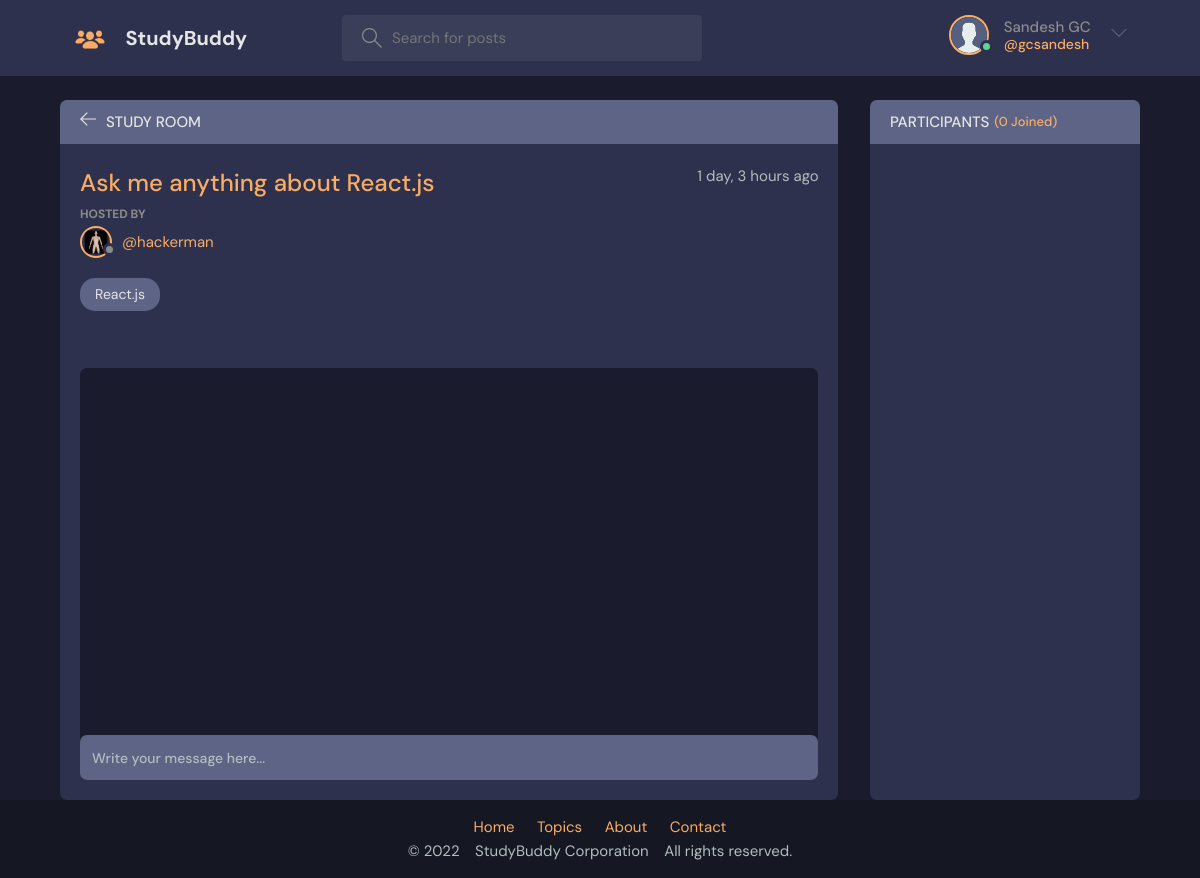
Before: /room/26/ (signed in) with the older database file.
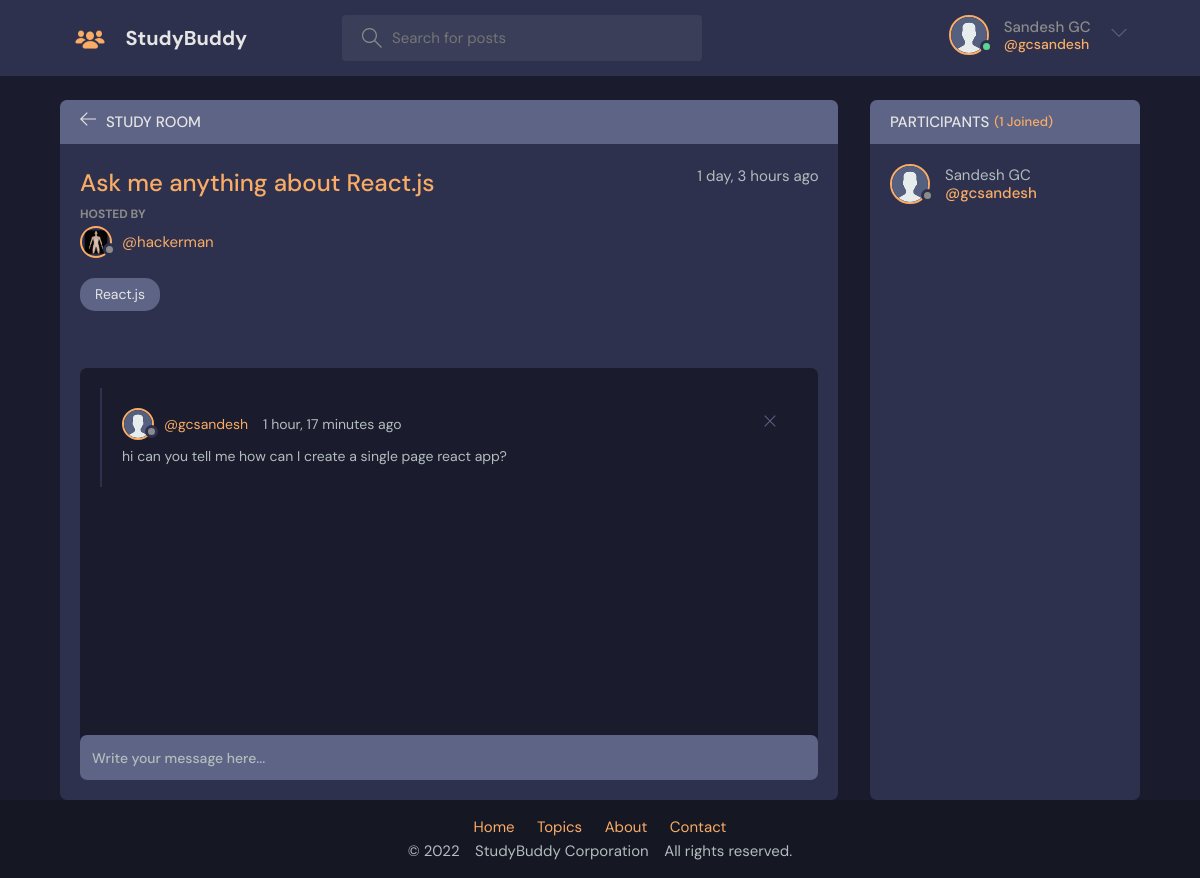
After: the same page with the newer database file.
### base/models.py (models this page shows, shortened)
class User(AbstractUser):
    name = models.CharField(max_length=200, null=True)
    email = models.EmailField(unique=True, null=True)
    bio = models.TextField(null=True)
    avatar = models.ImageField(null=True, default="avatar.svg")
    USERNAME_FIELD = 'email'
    REQUIRED_FIELDS = []

class Message(models.Model):
    user = models.ForeignKey(User, on_delete=models.CASCADE)
    room = models.ForeignKey(Room, on_delete=models.CASCADE)
    body = models.TextField()
    updated = models.DateTimeField(auto_now=True)
    created = models.DateTimeField(auto_now_add=True)
    class Meta:
        ordering = ['-updated', '-created']

### base/views.py (the view)
# urls.py: path('room/<str:pk>/', views.room, name="room"),
def room(request, pk):
    room = Room.objects.get(id=pk)
    room_messages = room.message_set.all()
    participants = room.participants.all()
    if request.user in User.objects.all():
        if request.method == 'POST':
            message = Message.objects.create(
                user=request.user,
                room=room,
                body=request.POST.get('body')
            )
            room.participants.add(request.user)
            return redirect('room', pk=room.id)
    else:
        return render(request,'base/errorpage.html')
    context = {'room': room, 'room_messages': room_messages,
               'participants': participants, 'topicscount':topicscount}
    return render(request, 'base/room.html', context)

### base/models.py (called while the page is built)
    def __str__(self):
        return self.name

### base/templates/base/room.html (shortened to what this page needs)
{% extends 'main.html' %}
{% block content %}
<main class="profile-page layout layout--2">
  <div class="container">
    <div class="room">
      <div class="room__top">
        <div class="room__topLeft">
          <a href="{% url 'home' %}">
            <svg version="1.1" xmlns="http://www.w3.org/2000/svg" width="32" height="32" viewBox="0 0 32 32">
              <title>arrow-left</title>
              <path
                d="M13.723 2.286l-13.723 13.714 13.719 13.714 1.616-1.611-10.96-10.96h27.625v-2.286h-27.625l10.965-10.965-1.616-1.607z">
              </path>
            </svg>
          </a>
          <h3>Study Room</h3>
        </div>
      </div>
      <div class="room__box scroll">
        <div class="room__header scroll">
          <div class="room__info">
            <h3>{{room.name}}</h3>
            <span>{{room.created|timesince}} ago</span>
          </div>
          <div class="room__hosted">
            <p>Hosted By</p>
            <a href="{% url 'user-profile' room.host.id %}" class="room__author">
              <div class="avatar avatar--small">
                <img src="{{room.host.avatar.url}}" />
              </div>
              <span>@{{room.host.username}}</span>
            </a>
          </div>
          <span class="room__topics">{{room.topic}}</span>
        </div>
        <div class="room__conversation">
          <div class="threads scroll">
            {% for message in room_messages %}
            <div class="thread">
              <div class="thread__top">
                <div class="thread__author">
                  <a href="{% url 'user-profile' message.user.id %}" class="thread__authorInfo">
                    <div class="avatar avatar--small">
                      <img src="{{message.user.avatar.url}}" />
                    </div>
                    <span>@{{message.user.username}}</span>
                  </a>
                  <span class="thread__date">{{message.created|timesince}} ago</span>
                </div>
                {% if request.user == message.user %}
                <a href="{% url 'delete-message' message.id %}">
                  <div class="thread__delete">
                    <svg version="1.1" xmlns="http://www.w3.org/2000/svg" width="32" height="32" viewBox="0 0 32 32">
                      <title>remove</title>
                      <path
                        d="M27.314 6.019l-1.333-1.333-9.98 9.981-9.981-9.981-1.333 1.333 9.981 9.981-9.981 9.98 1.333 1.333 9.981-9.98 9.98 9.98 1.333-1.333-9.98-9.98 9.98-9.981z">
                      </path>
                    </svg>
                  </div>
                </a>
                {% endif %}
              </div>
              <div class="thread__details">
                {{message.body}}
              </div>
            </div>
            {% endfor %}
          </div>
        </div>
      </div>
      <div class="room__message">
        <form action="" method="POST">
          <input name="body" placeholder="Write your message here..." />
        </form>
      </div>
    </div>
    <div class="participants">
      <h3 class="participants__top">Participants <span>({{participants.count}} Joined)</span></h3>
      <div class="participants__list scroll">
        {% for user in participants %}
        <a href="{%  url 'user-profile' user.id %}" class="participant">
          <div class="avatar avatar--medium">
            <img src="{{user.avatar.url}}" />
          </div>
          <p>
            {{user.name}}
            <span>@{{user.username}}</span>
          </p>
        </a>
        {% endfor %}
      </div>
    </div>
  </div>
</main>
{% endblock content %}

### templates/navbar.html (shortened to what this page needs)
{% load static %}
<header class="header header--loggedIn">
    <div class="container">
        <a href="{% url 'home' %}" class="header__logo">
            <img
>
            <h1>StudyBuddy</h1>
        </a>
        <form class="header__search" method="GET" action="{% url 'home' %}">
            <label>
                <input name="q" placeholder="Search for posts" />
            </label>
        </form>
        <nav class="header__menu">
            {% if request.user.is_authenticated %}
            <div class="header__user">
                <a href="{% url 'user-profile' request.user.id %}">
                    <div class="avatar avatar--medium active">
                        <img src="{{request.user.avatar.url}}" />
                    </div>
                    <p>{{request.user.name}} <span>@{{request.user.username}}</span></p>
                </a>
                <button class="dropdown-button">
                    <svg version="1.1" xmlns="http://www.w3.org/2000/svg" width="32" height="32" viewBox="0 0 32 32">
                        <title>chevron-down</title>
                        <path d="M16 21l-13-13h-3l16 16 16-16h-3l-13 13z"></path>
                    </svg>
                </button>
            </div>
            {% else %}
            <a href="{% url 'login' %}">
                <img src="{% static 'images/avatar.svg' %}" />
                <p>Login</p>
            </a>
            {% endif %}
        </nav>
    </div>
</header>

Changed rows visible on the page:
now on one of the page's lists (row unchanged): User: name "Sandesh GC", username "gcsandesh"
added Message: user.avatar (placeholder picture), user.username "gcsandesh", created "1 hour, 17 minutes", body "hi can you tell me how can I create a single page react app?"
Other visible differences:
{{ participants.count }}: "0" → "1"
